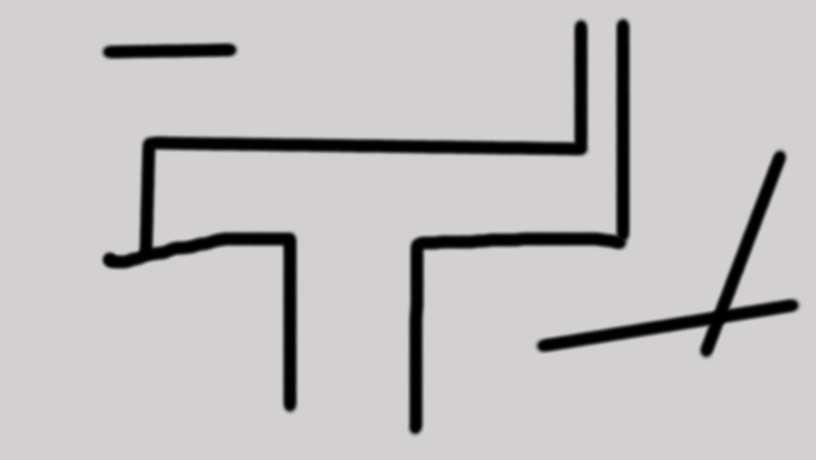
#> input picture roadtests/artiroad1.jpg, 816 x 460 px
$ python RoadDetection_chaoyu.py
#> lines starting #> are read from the running program, lines starting #| are printed output that depends on the picture; after the words box and inside, x2 and y2 are one past the last pixel; in counts of white or black regions, pixels touching at a corner belong together
########################################################################################################################
# RoadDetection()
# detects the boundaries of a road and creates the middle line for this road
#
# input:    []
# output:   [, exitflag]
########################################################################################################################

# import necessary libraries
import cv2
import numpy as np

# import test image
imgP = cv2.imread('../roadtests/artiroad1.jpg')
#> imgP is the input picture: shape (460, 816, 3); mean B, G, R 193.1, 192.2, 194.1
img = cv2.imread('../roadtests/artiroad1.jpg')

# blur image using a gaussian blur
imgBlurred = cv2.GaussianBlur(img, (5, 5), 0)

# define range of grey color in RGB
lower_gray = np.array([0, 0, 0])
upper_gray = np.array([25, 25, 25])

# create grayscale image
imgGrayscale = cv2.inRange(imgBlurred, lower_gray, upper_gray)
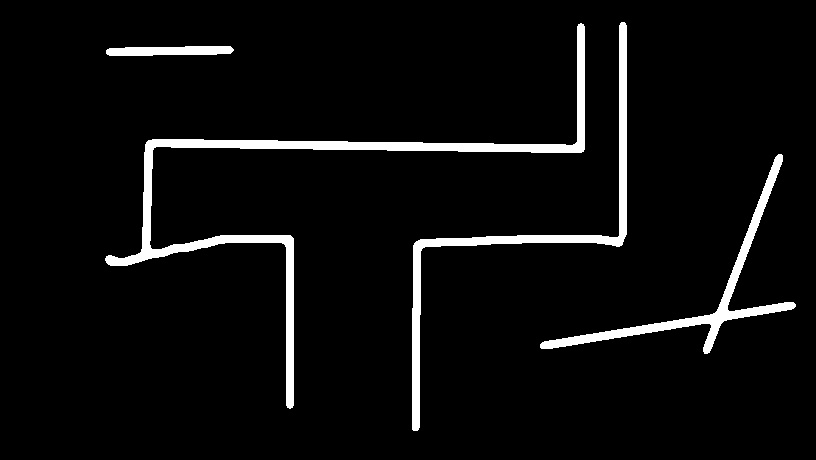
#> imgGrayscale: shape (460, 816); 4.9% white; 4 white regions, box (x1, y1, x2, y2) and area: (105, 23, 585, 409) 8510, (412, 22, 627, 431) 4904, (540, 154, 796, 354) 3899, (106, 46, 234, 56) 1064

# detect edges in image using canny
# imgCanny = cv2.Canny(imgGrayscale, 50, 150, apertureSize=3)

# show all steps as images
cv2.imshow('grayscaled', imgGrayscale)
cv2.imshow('imgblurred', imgBlurred)
# cv2.imshow('imgcanny', imgCanny)

# set heuristic parameters for the (probabilistic) houghlines function
rho = 1                 # accuracy [pixel]
acc = 5                # accuracy [deg]
theta = acc*np.pi/360
threshold = 100          #
minLineLength = 150      # line segments shorter than this are rejected
maxLineGap = 20         # maximum allowed gap between line segments to treat them as single line

# find lines in image using the (probabilistic) houghlines function
# outputP:  x1, y1, x2, y2
# output:   rho, theta
linesP = cv2.HoughLinesP(imgGrayscale, rho, theta, threshold, minLineLength, maxLineGap)
#> linesP = 91 rows, first 6: [145, 146, 584, 146], [171, 147, 584, 147], [145, 144, 565, 144], [145, 145, 584, 145], [146, 143, 493, 143], [415, 242, 622, 242]
lines = cv2.HoughLines(imgGrayscale, rho, theta, threshold)
#> lines = 100 rows, first 8: [145, 1.57], [242, 1.57], [128, 1.61], [130, 1.61], [263, 1.53], [435, 1.4], [437, 1.4], [409, 1.44]

# check if houghlinesP function found any lines, if not print error
if linesP is not None:
    exitflag = 1   # houghlines function found at least one line

    # plot red(0, 0, 255) houghlines in image
    for x in range(0, len(linesP)):
        for x1, y1, x2, y2 in linesP[x]:
            cv2.line(imgP, (x1, y1), (x2, y2), (0, 0, 255), 2)
#> this loop made 91 passes
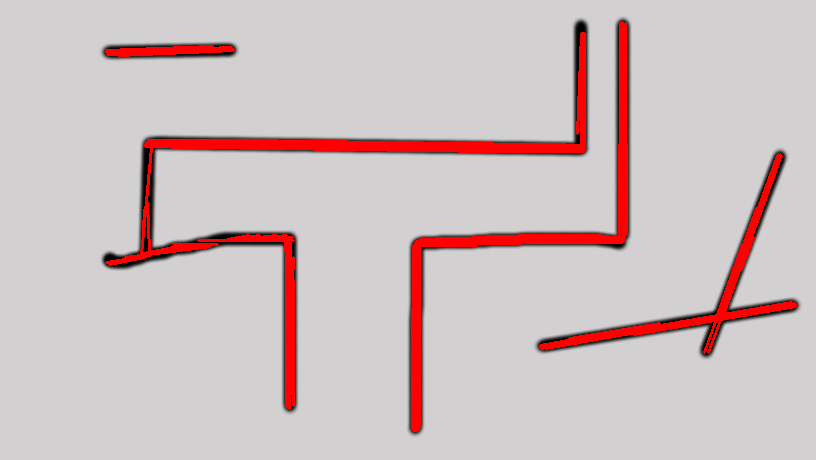
#> imgP: shape (460, 816, 3); 5.05% of pixels changed, all inside (x1, y1, x2, y2) = (105, 21, 797, 432)
else:
    exitflag = 0    # houghlinesP function found no lines (error)
    print("error: no lines detected\n")

# plot lines in original image
cv2.imshow('houghlinesP', imgP)

# check if houghlines function found any lines, if not print error
if lines is not None:
    exitflag = 1  # houghlines function found at least one line

    # plot red(0, 0, 255) houghlines in image
    for x in range(0, len(lines)):
        for rho, theta in lines[x]:
            a = np.cos(theta)
            b = np.sin(theta)
            x0 = a*rho
            y0 = b*rho
            x1 = int(x0 + 1000*(-b))
            y1 = int(y0 + 1000*(a))
            x2 = int(x0 - 1000*(-b))
            y2 = int(y0 - 1000*(a))

            cv2.line(img, (x1, y1), (x2, y2), (0, 0, 255), 2)
#> this loop made 100 passes
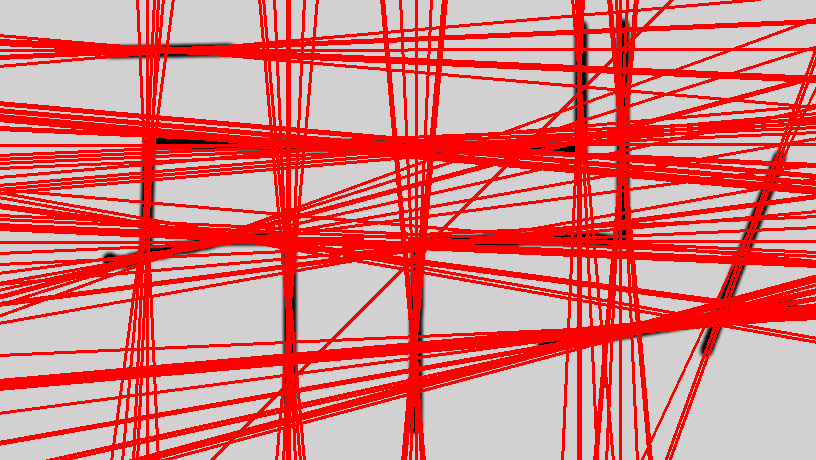
#> img: shape (460, 816, 3); mean B, G, R 126.3, 125.7, 224.8
else:
    exitflag = 0  # houghlines function found no lines (error)
    print("error: no lines detected\n")

#plot lines in original image
cv2.imshow('houghlines', img)

print("exitflag\n", exitflag)

#press any key to terminate process
cv2.waitKey(0)
cv2.destroyAllWindows()
